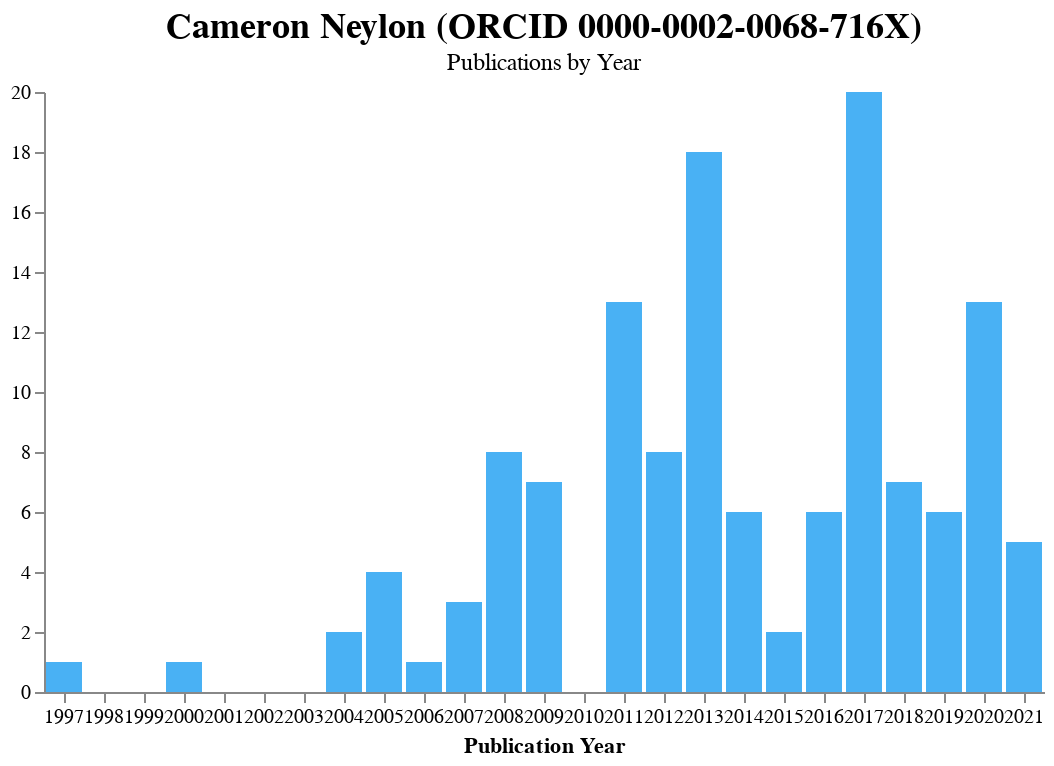

The code cell stored with this chart in its notebook:
### Markdown cell above
### Publications by year

Also handling years without any publications. Using the ResearchGraph color for publications.

### Code cell
plot_title = alt.TitleParams(f'{researcher["full_name"]} (ORCID {ORCID})', subtitle=['Publications by Year'])
alt.Chart(df, title=plot_title).mark_bar(color='#49B1F4').properties(width=500).encode(
    x=alt.X("publication_year:O", axis=alt.Axis(title='Publication Year', labelAngle=0, labelSeparation=10)),
    y=alt.Y("count:Q", impute=alt.ImputeParams(value=0, keyvals={"start": int(min(df['publication_year'].tolist())), "stop": datetime.now().year }), axis=alt.Axis(title=None))
).transform_aggregate(
    count='count(publication_year)',
    groupby=["publication_year"]
).configure_title(
    fontSize=18
).configure_axis(
    grid=False
).configure_view(
    strokeWidth=0
)

### Figure 1 — Vega-Lite specification as saved in the notebook (floating-point values rounded to 4 significant figures; data arrays with more than 128 entries replaced by an {"elided": "..."} marker saying what was removed)
{"config": {"view": {"continuousWidth": 400, "continuousHeight": 300, "strokeWidth": 0}, "axis": {"grid": false}, "title": {"fontSize": 18}}, "data": {"name": "data-e1d9940c9f51deb08cb4207d2b645d17"}, "mark": {"type": "bar", "color": "#49B1F4"}, "encoding": {"x": {"type": "ordinal", "axis": {"labelAngle": 0, "labelSeparation": 10, "title": "Publication Year"}, "field": "publication_year"}, "y": {"type": "quantitative", "axis": {"title": null}, "field": "count", "impute": {"keyvals": {"start": 1997, "stop": 2021}, "value": 0}}}, "title": {"text": "Cameron Neylon (ORCID 0000-0002-0068-716X)", "subtitle": ["Publications by Year"]}, "transform": [{"aggregate": [{"op": "count", "field": "publication_year", "as": "count"}], "groupby": ["publication_year"]}], "width": 500, "$schema": "https://vega.github.io/schema/vega-lite/v4.8.1.json", "datasets": {"data-e1d9940c9f51deb08cb4207d2b645d17": {"elided": "131 records"}}}
